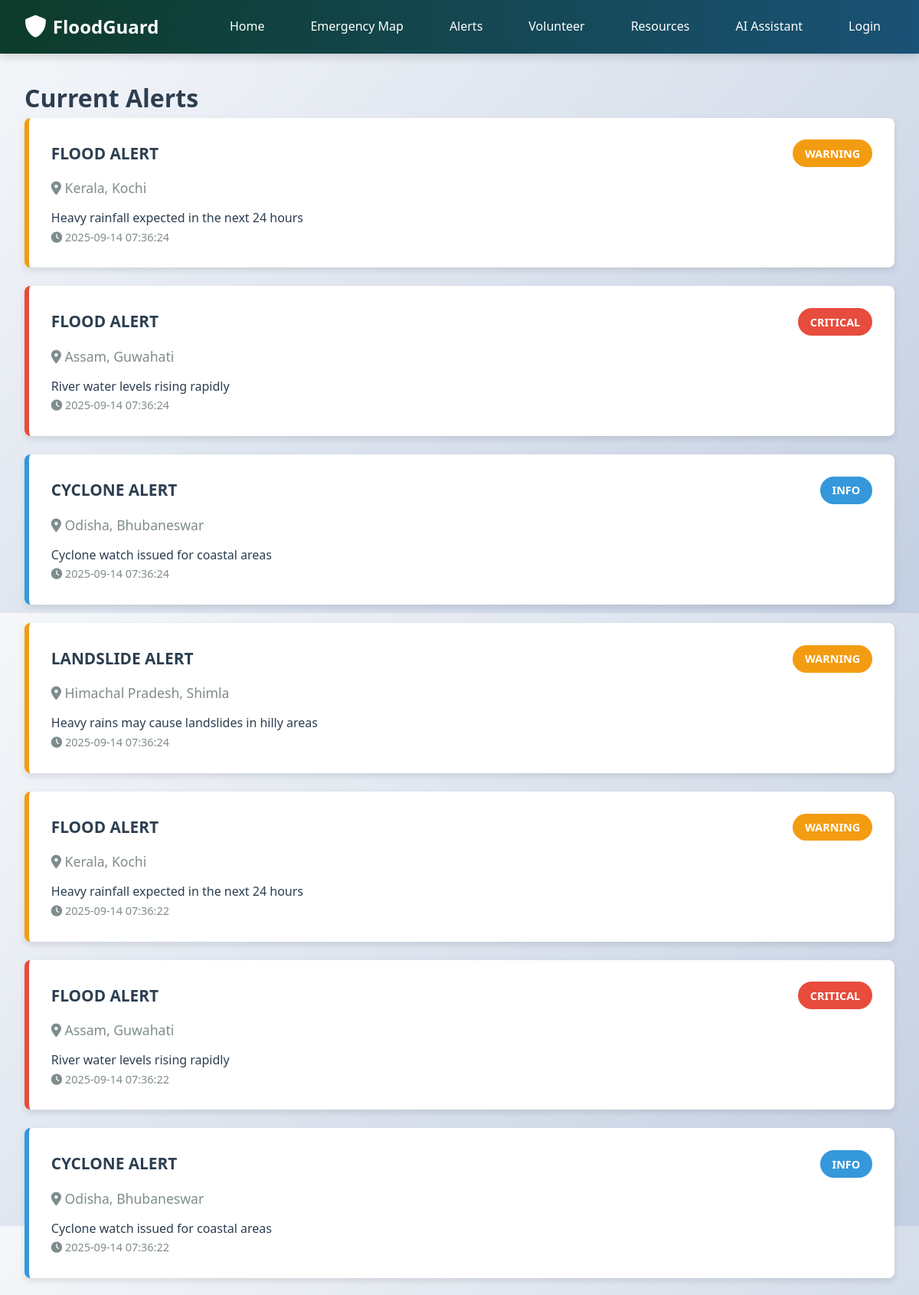
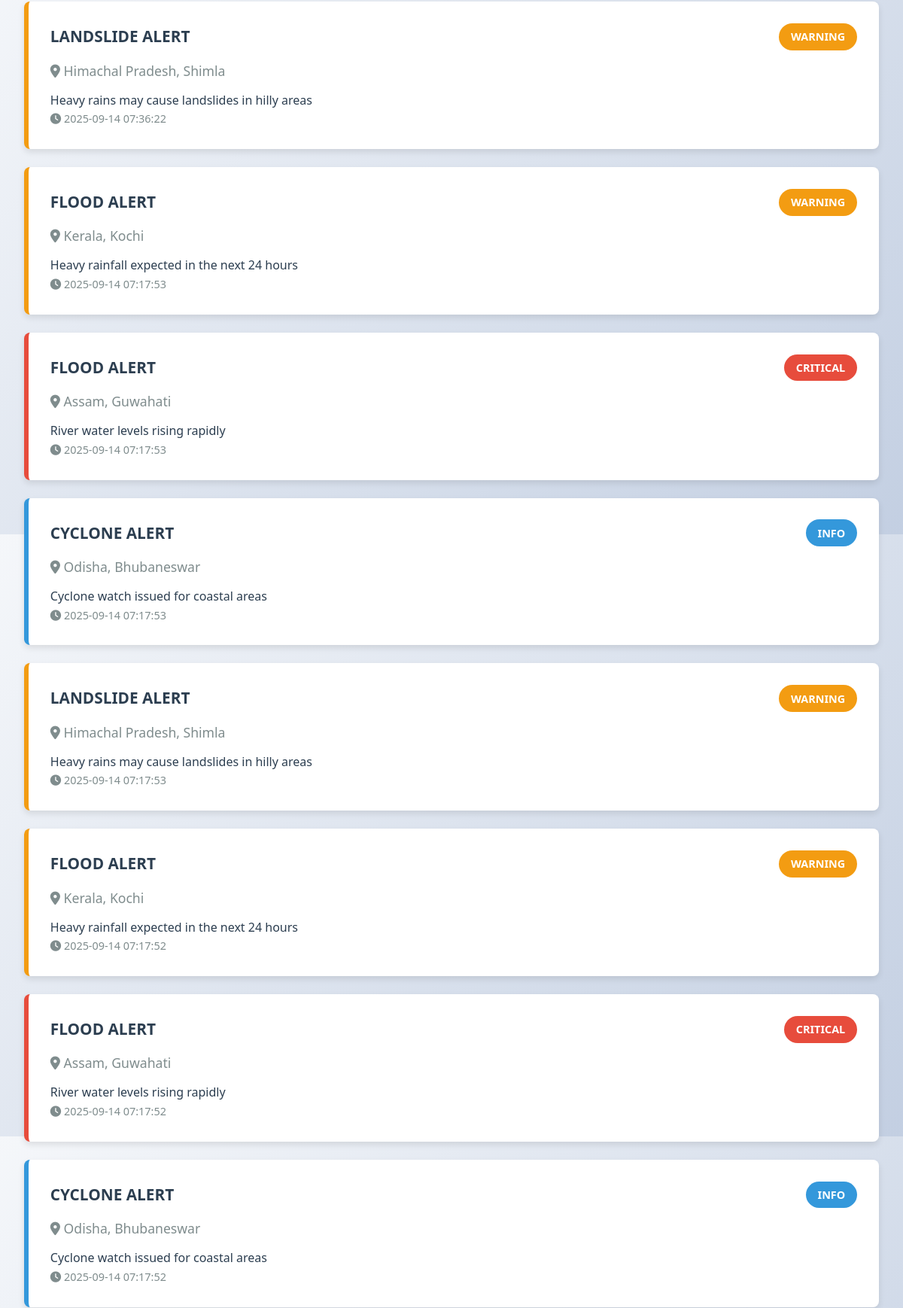
Screenshot of /alerts (upper part) with the database file from the repository (2 pictures, top to bottom).
### tables this page shows
CREATE TABLE alerts
                 (id INTEGER PRIMARY KEY AUTOINCREMENT,
                 type TEXT NOT NULL,
                 location TEXT NOT NULL,
                 severity TEXT NOT NULL,
                 description TEXT NOT NULL,
                 latitude REAL NOT NULL,
                 longitude REAL NOT NULL,
                 created_at TIMESTAMP DEFAULT CURRENT_TIMESTAMP);

### app.py (the view)
@app.route('/alerts')
def alerts():
    conn = get_db()
    alerts = conn.execute('SELECT * FROM alerts ORDER BY created_at DESC').fetchall()
    conn.close()
    return render_template('alerts.html', alerts=alerts)

### app.py (called while the page is built)
def get_db():
    conn = sqlite3.connect(app.config['DATABASE'])
    conn.row_factory = sqlite3.Row
    return conn

### templates/alerts.html (shortened to what this page needs)
{% extends "base.html" %}
{% block content %}
<div class="alert-container">
    <h1>Current Alerts</h1>
    {% if alerts %}
        {% for alert in alerts %}
        <div class="alert-card {{ alert.severity }}">
            <div class="alert-header">
                <div class="alert-title">{{ alert.type|upper }} ALERT</div>
                <div class="alert-severity severity-{{ alert.severity }}">{{ alert.severity|upper }}</div>
            </div>
            <div class="alert-location"><i class="fas fa-map-marker-alt"></i> {{ alert.location }}</div>
            <p>{{ alert.description }}</p>
            <div class="alert-time"><i class="fas fa-clock"></i> {{ alert.created_at }}</div>
        </div>
        {% endfor %}
    {% endif %}
</div>
{% endblock %}

### static/css/style.css (style rules this page uses)
:root { --dark-green: #0d3b2a; --medium-green: #1e8449; --light-green: #27ae60; --dark-blue: #1a5276; --medium-blue: #2874a6; --light-blue: #3498db; --dark-gray: #2c3e50; --medium-gray: #7f8c8d; --light-gray: #ecf0f1; --white: #ffffff; --black: #000000; --warning: #f39c12; --danger: #e74c3c; --info: #3498db; --success: #27ae60; }
* { margin: 0; padding: 0; box-sizing: border-box; }
body { font-family: 'Segoe UI', Tahoma, Geneva, Verdana, sans-serif; line-height: 1.6; color: var(--dark-gray); background: linear-gradient(135deg, #f5f7fa 0%, #c3cfe2 100%); min-height: 100vh; }
.alert-container { max-width: 1200px; margin: 2rem auto; padding: 0 2rem; }
.alert-card { background-color: var(--white); border-left: 6px solid var(--light-blue); border-radius: 8px; padding: 1.8rem; margin-bottom: 1.5rem; box-shadow: 0 4px 8px rgba(0, 0, 0, 0.1); transition: all 0.3s ease; }
.alert-card.critical { border-left-color: var(--danger); }
.alert-card.warning { border-left-color: var(--warning); }
.alert-card.info { border-left-color: var(--info); }
.alert-header { display: flex; justify-content: space-between; align-items: center; margin-bottom: 0.8rem; }
.alert-title { font-weight: bold; font-size: 1.3rem; }
.alert-severity { padding: 0.4rem 1rem; border-radius: 20px; font-size: 0.9rem; font-weight: bold; }
.severity-critical { background-color: var(--danger); color: white; }
.severity-warning { background-color: var(--warning); color: white; }
.severity-info { background-color: var(--info); color: white; }
.alert-location { color: var(--medium-gray); margin-bottom: 0.8rem; font-size: 1.1rem; }
.alert-time { color: var(--medium-gray); font-size: 0.9rem; }

### rows the page displays
alerts: type "FLOOD", severity "WARNING", location "Kerala, Kochi", description "Heavy rainfall expected in the next 24 hours", created_at "2025-09-14 07:36:24"
alerts: type "FLOOD", severity "CRITICAL", location "Assam, Guwahati", description "River water levels rising rapidly", created_at "2025-09-14 07:36:24"
alerts: type "CYCLONE", severity "INFO", location "Odisha, Bhubaneswar", description "Cyclone watch issued for coastal areas", created_at "2025-09-14 07:36:24"
alerts: type "LANDSLIDE", severity "WARNING", location "Himachal Pradesh, Shimla", description "Heavy rains may cause landslides in hilly areas", created_at "2025-09-14 07:36:24"
alerts: type "FLOOD", severity "WARNING", location "Kerala, Kochi", description "Heavy rainfall expected in the next 24 hours", created_at "2025-09-14 07:36:22"
alerts: type "FLOOD", severity "CRITICAL", location "Assam, Guwahati", description "River water levels rising rapidly", created_at "2025-09-14 07:36:22"
alerts: type "CYCLONE", severity "INFO", location "Odisha, Bhubaneswar", description "Cyclone watch issued for coastal areas", created_at "2025-09-14 07:36:22"
alerts: type "LANDSLIDE", severity "WARNING", location "Himachal Pradesh, Shimla", description "Heavy rains may cause landslides in hilly areas", created_at "2025-09-14 07:36:22"
alerts: type "FLOOD", severity "WARNING", location "Kerala, Kochi", description "Heavy rainfall expected in the next 24 hours", created_at "2025-09-14 07:17:53"
alerts: type "FLOOD", severity "CRITICAL", location "Assam, Guwahati", description "River water levels rising rapidly", created_at "2025-09-14 07:17:53"
alerts: type "CYCLONE", severity "INFO", location "Odisha, Bhubaneswar", description "Cyclone watch issued for coastal areas", created_at "2025-09-14 07:17:53"
alerts: type "LANDSLIDE", severity "WARNING", location "Himachal Pradesh, Shimla", description "Heavy rains may cause landslides in hilly areas", created_at "2025-09-14 07:17:53"
alerts: type "FLOOD", severity "WARNING", location "Kerala, Kochi", description "Heavy rainfall expected in the next 24 hours", created_at "2025-09-14 07:17:52"
alerts: type "FLOOD", severity "CRITICAL", location "Assam, Guwahati", description "River water levels rising rapidly", created_at "2025-09-14 07:17:52"
alerts: type "CYCLONE", severity "INFO", location "Odisha, Bhubaneswar", description "Cyclone watch issued for coastal areas", created_at "2025-09-14 07:17:52"
